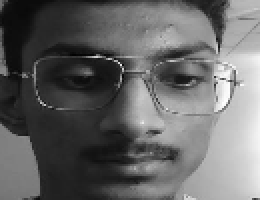
#> input picture database/Shubham Verma/0.png, 130 x 100 px, given in place of the camera (shown 2 times larger)
$ python register_student.py
#> lines starting #> are read from the running program, lines starting #| are printed output that depends on the picture; after the words box and inside, x2 and y2 are one past the last pixel; in counts of white or black regions, pixels touching at a corner belong together
import cv2 as cv, os
from openpyxl import load_workbook

# pyinstaller --onefile pythonScriptName.py

haar_file = 'haarcascade_frontalface_default.xml'
database = 'database'
personDB = 'students'

confirm = False                                         # Confirming person's name
while confirm == False:
    confirm_name = input("Please enter your full name: ")
    face_of = input("Confirm your name: ")

    if face_of == confirm_name:
        confirm = True
    else:
        print("Name doesn't match. Please try again... \n")
#> this loop made 1 pass; the answer given on pass 1: database/Shubham Verma/0.png


path = os.path.join(database,face_of)                   # Making database of that person
if not os.path.isdir(path):
    os.makedirs(path)
pathS = os.path.join(personDB,face_of)                   # Making database of that person
if not os.path.isdir(pathS):
    os.makedirs(pathS)

width, height = 130, 100

face_cascade = cv.CascadeClassifier(haar_file)          # Making sure it's face photo
cam = cv.VideoCapture(0)

count = 0
while count < 61: # To keep track of photos (max 30)
    _, img = cam.read()
#> img is the input picture: shape (100, 130, 3); min 2, max 254, mean 102.2
    if count == 20 or count == 40:
        cv.imwrite('%s/%s.png' % (pathS, count), img)
    print("Photo no.",count)
    status = f"Photo collected: {count}"
    gray = cv.cvtColor(img, cv.COLOR_BGR2GRAY)
    faces = face_cascade.detectMultiScale(gray, 1.3, 4)
#> faces = [[25, 5, 89, 89]]
    for (x, y, w, h) in faces:
        cv.rectangle(img,(x, y), (x+w, y+h), (255, 0, 0), 2)
        face = gray[y:y + h, x:x + w]
        face_resize = cv.resize(face, (width, height))
        cv.imwrite('%s/%s.png' % (path, count), face_resize)
        status = f"Photo collected: {count}"
        count += 1
        cv.putText(img, status, (10, 20), cv.FONT_HERSHEY_SIMPLEX, 0.5, (0, 0, 255) if count < 30 else (0, 255, 0), 2)
#> this loop made 1 pass
#> (x, y, w, h, status, count) on pass 1: (25, 5, 89, 89, 'Photo collected: 0', 1)
#> pass 1, `face = gray[y:y + h, x:x + w]`:
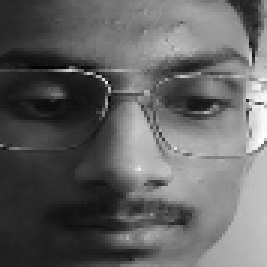
#> face: shape (89, 89) (shown 3 times larger); min 2, max 254, mean 98.4
#> pass 1, `face_resize = cv.resize(face, (width, height))`:
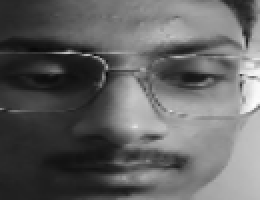
#> face_resize: shape (100, 130) (shown 2 times larger); min 9, max 253, mean 98.3
#> after the loop:
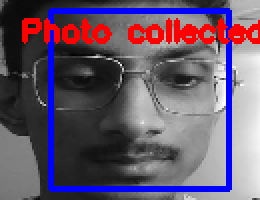
#> img: shape (100, 130, 3) (shown 2 times larger); 13.96% of pixels changed, all inside (x1, y1, x2, y2) = (11, 4, 130, 96)
#> after the loop, count = 1

    cv.putText(img, status, (10, 20), cv.FONT_HERSHEY_SIMPLEX, 0.5, (0, 0, 255) if count < 30 else (0, 255, 0), 2)
    cv.imshow('Capturing Data', img)


    key = cv.waitKey(10)
#> (key Esc is pressed here)
    if key == 27:
        break


#> (the run stopped early here; a loop or call above may not have finished)

$ run again, on database/Shubham Verma/11.png
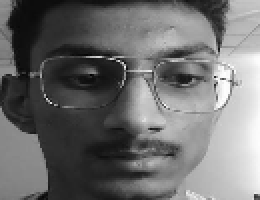
#> input picture database/Shubham Verma/11.png, 130 x 100 px, given in place of the camera (shown 2 times larger)
#> the loop `while confirm == False:` made 1 pass; the answer given on pass 1: database/Shubham Verma/11.png
#> img is the input picture: shape (100, 130, 3); min 0, max 255, mean 110.1
#> faces = [[26, 5, 89, 89]]
#> the loop `for (x, y, w, h) in faces:` made 1 pass
#> (x, y, w, h, status, count) on pass 1: (26, 5, 89, 89, 'Photo collected: 0', 1)
#> pass 1, `face_resize = cv.resize(face, (width, height))`:
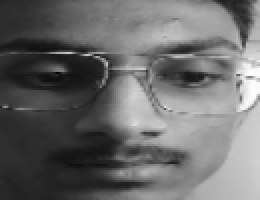
#> face_resize: shape (100, 130) (shown 2 times larger); min 2, max 254, mean 106.1
#> after the loop `for (x, y, w, h) in faces:`:
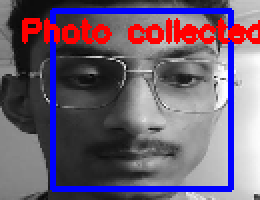
#> img: shape (100, 130, 3) (shown 2 times larger); 13.95% of pixels changed, all inside (x1, y1, x2, y2) = (11, 4, 130, 96)
#> after the loop `for (x, y, w, h) in faces:`: count = 1
